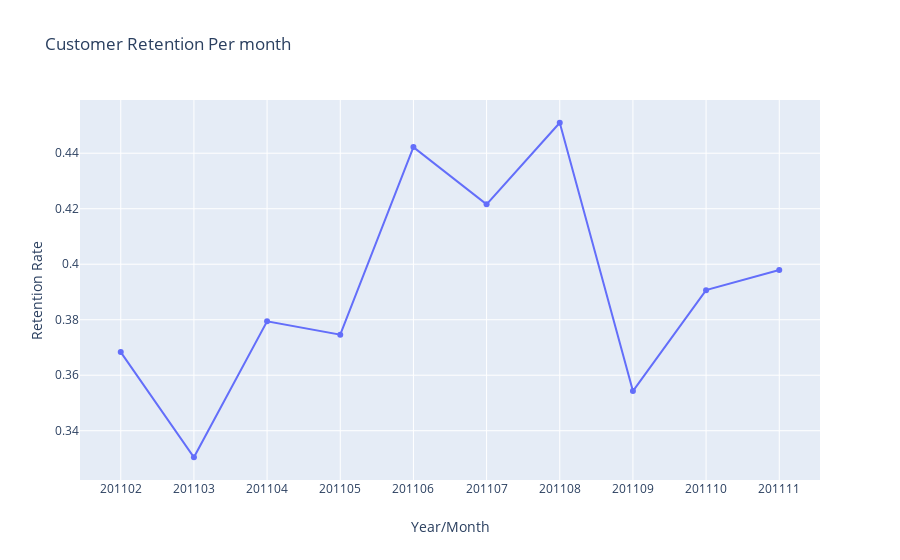

Notebook code for this chart:
### Markdown cell above
#### Monthly Retention Rate

### Code cell
figure = go.Figure()

figure.add_trace(
                go.Scatter(
                            x= customer_retention.query('InvoiceYearMonth<201112')['InvoiceYearMonth'] ,
                            y= customer_retention.query('InvoiceYearMonth<201112')['RetentionRate'],
                            name = 'organic'
                            )
                )

figure.update_layout( title='Customer Retention Per month',
                       xaxis_title='Year/Month',
                       yaxis_title='Retention Rate')

figure.update_xaxes(type = 'category')
pio.show(figure)

### Figure 1 — Plotly figure (JSON) as saved in the notebook; plotly's stock layout.template omitted (floating-point values rounded to 4 significant figures)
{"data": [{"name": "organic", "type": "scatter", "x": [201102, 201103, 201104, 201105, 201106, 201107, 201108, 201109, 201110, 201111], "y": [0.3683, 0.3304, 0.3794, 0.3746, 0.4422, 0.4216, 0.451, 0.3543, 0.3907, 0.3979]}], "layout": {"title": {"text": "Customer Retention Per month"}, "xaxis": {"title": {"text": "Year/Month"}, "type": "category"}, "yaxis": {"title": {"text": "Retention Rate"}}}}
